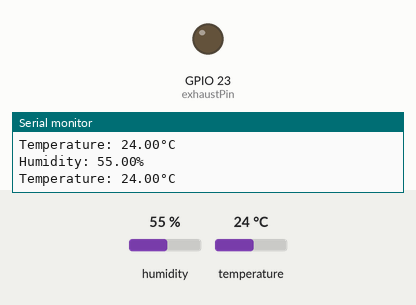
Simulated run of this sketch. Board: ESP32. Shown: output pins drawn as LEDs (lit = HIGH), the last lines printed to the serial monitor. The inputs (shaded band) are chosen by the test bench; at power-on: temperature 24 °C, humidity 55 %. WiFi joins after 1.5 s; servers stay silent unless stated.

Above: at 5.0 s.
5.1 s: temperature set to 33 °C
7.0 s: temperature set to 36 °C
At 8.9 s:
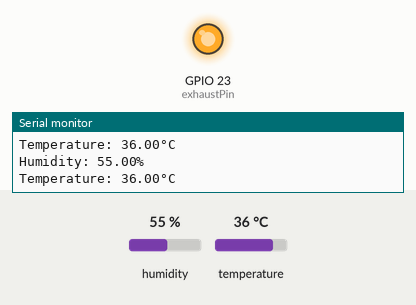
9.3 s: temperature set to 12 °C
At 10.2 s:
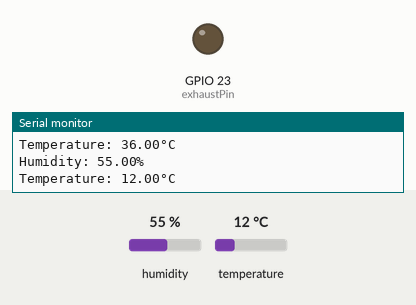
11.4 s: temperature set to 41 °C
At 12.7 s:
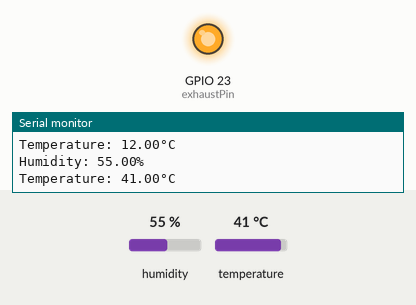
Timing chart, 0 to 14.4 s (numbered marks = the images above; inputs shaded):
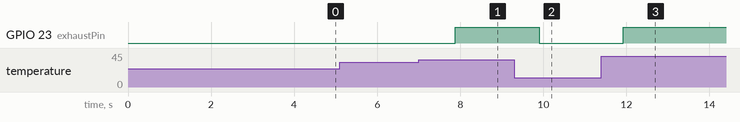

The sketch:

Smart_Exhaust.ino
```cpp
#define BLYNK_TEMPLATE_ID "TMPL3ItcOv5un"
#define BLYNK_TEMPLATE_NAME "temperature and humidity"
#define BLYNK_AUTH_TOKEN "g6gUybmxS-67W9u9BI4SmRW4nsJ0i0CH"
#define BLYNK_PRINT Serial

#include <WiFi.h>  // Include WiFi library for ESP32
#include <BlynkSimpleEsp32.h>  // Include Blynk ESP32 library
#include "DHT.h"  // Include DHT sensor library

// Blynk and WiFi credentials
const char auth[] = "g6gUybmxS-67W9u9BI4SmRW4nsJ0i0CH";  // Blynk authentication token
const char ssid[] = "Neha M42";  // WiFi SSID
const char pass[] = "FijiShibuNehaSneha";  // WiFi password

// Pin configuration
#define DHTPIN 22  // DHT sensor pin
#define DHTTYPE DHT11  // Type of DHT sensor

const int exhaustPin = 23;  // exhaust module pin

const int temperatureThreshold = 34;  // humidity level threshold for the exhaust

DHT dht(DHTPIN, DHTTYPE);  // Initialize DHT sensor

bool manualMode = false;  // Flag to track if the fan is in manual mode

void setup()
{
  Serial.begin(115200);
  dht.begin();
  Blynk.begin(auth, ssid, pass);
  pinMode(exhaustPin, OUTPUT);

  digitalWrite(exhaustPin, LOW);
  delay(2000);
}

// Function to handle exhaust control from Blynk app
BLYNK_WRITE(V4)
{
  int exhaustControl = param.asInt();
  manualMode = (exhaustControl == 1);
  if (manualMode)
  {
    digitalWrite(exhaustPin, HIGH);
  }
  else
  {
    digitalWrite(exhaustPin, LOW);
  }

  Blynk.virtualWrite(V3, exhaustControl);  // Update exhaust status on Blynk
}

void loop()
{
  Blynk.run();  // Run Blynk

  float humidity = dht.readHumidity();  // Read humidity from DHT sensor
  float temperature = dht.readTemperature();  // Read temperature from DHT sensor

  // Check if sensor readings are valid
  if (isnan(humidity) || isnan(temperature))
  {
    Serial.println(F("Failed to read from DHT sensor!"));
    return;
  }

  // Print sensor values to the Serial Monitor
  Serial.print("Humidity: ");
  Serial.print(humidity);
  Serial.println("%");

  Serial.print("Temperature: ");
  Serial.print(temperature);
  Serial.println("°C ");


  Serial.println();

  // Automatic control logic based on temperature levels
  if (!manualMode)
  {
    if (temperature > temperatureThreshold)
    {
      digitalWrite(exhaustPin, HIGH);  // Activate exhaust if temperature above threshold
      Blynk.virtualWrite(V3, HIGH);  // Update Blynk app
      Blynk.logEvent("temperature_level_alert","Temperature is above the threshold!");
    }
    else
    {
      digitalWrite(exhaustPin, LOW);  // Deactivate exhaust if temperature below threshold
      Blynk.virtualWrite(V3, LOW);  // Update Blynk app
    }
  }

  // Send sensor values to Blynk
  Blynk.virtualWrite(V1, temperature);  // Send temperature
  Blynk.virtualWrite(V2, humidity);  // Send humidity

  delay(1000);  // Wait for a second before next loop iteration
}
```

Measured:
- the behaviour switches between 34 and 35 °C on temperature (found by bisection; images 0 and 1)
- after the input at 7.0 s, GPIO 23 (exhaustPin): LOW → HIGH after 0.88 s
- after the input at 9.3 s, GPIO 23 (exhaustPin): HIGH → LOW after 0.61 s
- after the input at 11.4 s, GPIO 23 (exhaustPin): LOW → HIGH after 0.53 s
